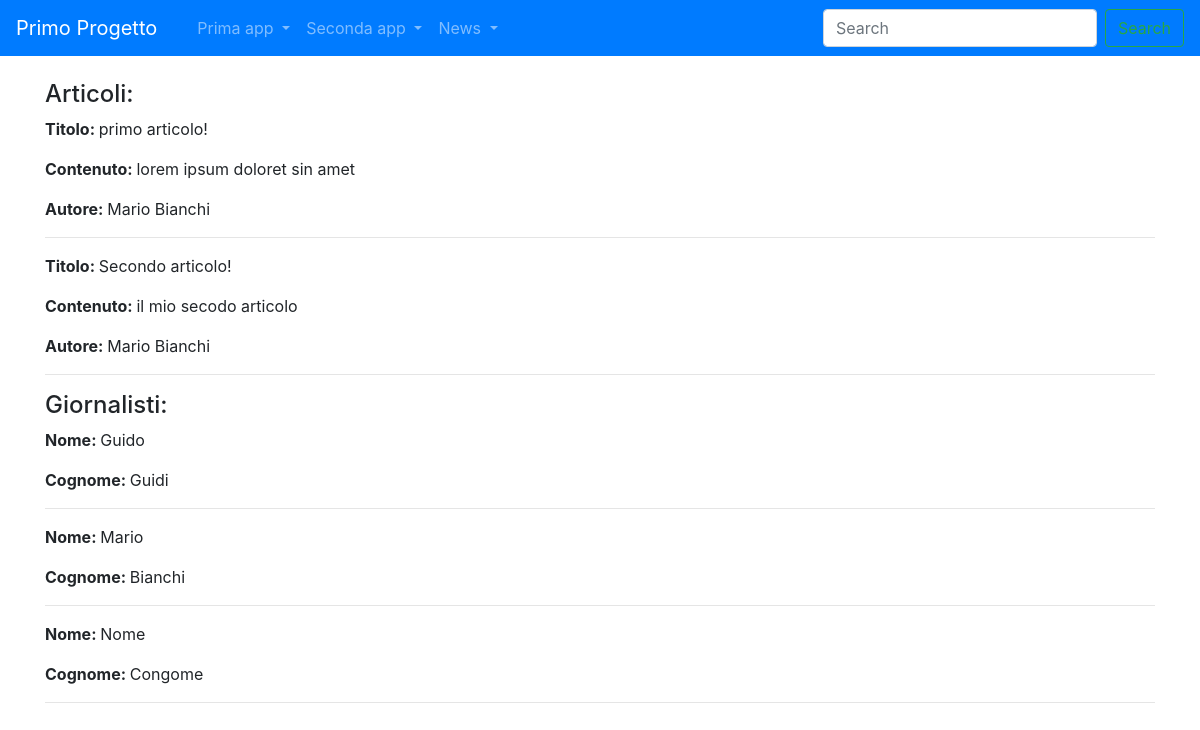
Page /news/ on the committed database.
### news/models.py (models this page shows)
class Articolo(models.Model):
    titolo = models.CharField(max_length=100)
    contenuto = models.TextField()
    giornalista = models.ForeignKey(Giornalista, on_delete=models.CASCADE, related_name="articoli",default=1)
    def __str__(self):
        return self.titolo

class Giornalista(models.Model):
    nome = models.CharField(max_length=20)
    cognome = models.CharField(max_length=20)
    def __str__ (self):
        return self.nome+" "+self.cognome

### news/views.py (the view)
# urls.py: path('',home, name="homeview"),
def home(request):
    articoli= Articolo.objects.all()
    giornalisti= Giornalista.objects.all()
    context= {"articoli":articoli,"giornalisti":giornalisti}
    print(context)
    return render(request, "home.html", context)

### news/templates/home.html (shortened to what this page needs)
{% extends 'base.html' %}
{% block content %}
<h4>Articoli:</h4>
    {% for articolo in articoli %}
        <p><strong>Titolo: </strong>{{ articolo.titolo }}</p>
        <p><strong>Contenuto: </strong>{{ articolo.contenuto }}</p>
        <p><strong>Autore: </strong>{{ articolo.giornalista }}</p>
        <hr>
    {% endfor %}
<h4>Giornalisti:</h4>
    {% for giornalista in giornalisti %}
    <p><strong>Nome: </strong>{{ giornalista.nome }}</p>
    <p><strong>Cognome: </strong>{{ giornalista.cognome }}</p>
    <hr>
    {% endfor %}
{% endblock content %}

### rows in the picture
Articolo: titolo "primo articolo!", contenuto "lorem ipsum doloret sin amet", giornalista "Mario Bianchi"
Articolo: titolo "Secondo articolo!", contenuto "il mio secodo articolo", giornalista "Mario Bianchi"
Giornalista: nome "Guido", cognome "Guidi"
Giornalista: nome "Mario", cognome "Bianchi"
Giornalista: nome "Nome", cognome "Congome"
